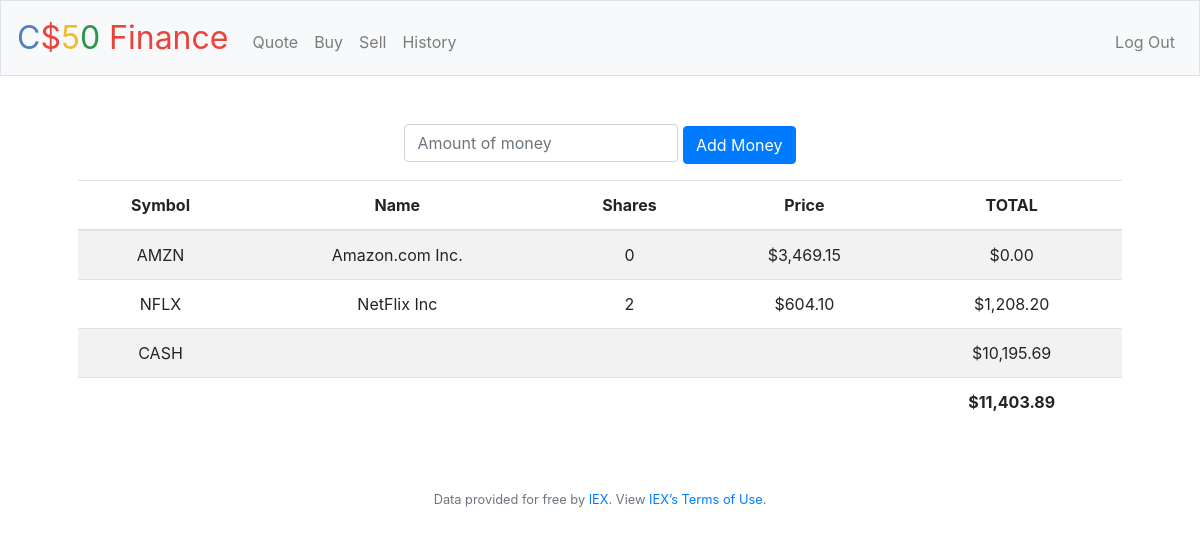
The page / (signed in) on the database its author committed.
### tables this page shows
CREATE TABLE transactions (
 id INTEGER PRIMARY KEY AUTOINCREMENT,
 user_id INTEGER NOT NULL,
 name TEXT NOT NULL,
 shares INTEGER NOT NULL,
 price NUMERIC NOT NULL,
 type TEXT NOT NULL,
 symbol TEXT NOT NULL,
 time TIMESTAMP DEFAULT CURRENT_TIMESTAMP,
 FOREIGN KEY(user_id) REFERENCES users(id)
);

CREATE TABLE users (id INTEGER, username TEXT NOT NULL, hash TEXT NOT NULL, cash NUMERIC NOT NULL DEFAULT 10000.00, PRIMARY KEY(id));

### application.py (the view)
@app.route("/", methods=["GET", "POST"])
@login_required
def index():
    if request.method == "POST":
        user_id = session["user_id"]
        user_cash = db.execute("SELECT cash FROM users WHERE id = ?", user_id)[0]["cash"]
        more_money = int(request.form.get("more_money"))
        if more_money:
            db.execute("UPDATE users SET cash = ? WHERE id = ?", user_cash + more_money, user_id)
        return redirect("/")
    else:
        user_id = session["user_id"]
        user_cash = db.execute("SELECT cash FROM users WHERE id = ?", user_id)[0]["cash"]
        stocks = db.execute("SELECT name, price, symbol, SUM(shares) as totalShares FROM transactions WHERE user_id = ? GROUP BY symbol", user_id)
        total = user_cash
        for stock in stocks:
            total += stock["price"] * stock["totalShares"]
        return render_template("index.html", stocks=stocks, usd=usd, user_cash=user_cash, total=total)

### application.py (called while the page is built)
@app.after_request
def after_request(response):
    response.headers["Cache-Control"] = "no-cache, no-store, must-revalidate"
    response.headers["Expires"] = 0
    response.headers["Pragma"] = "no-cache"
    return response

### helpers.py (called while the page is built)
def login_required(f):
    @wraps(f)
    def decorated_function(*args, **kwargs):
        if session.get("user_id") is None:
            return redirect("/login")
        return f(*args, **kwargs)
    return decorated_function

def usd(value):
    return f"${value:,.2f}"

### templates/index.html (shortened to what this page needs)
{% extends "layout.html" %}
{% block main %}
    <table class="table table-striped">
        <thead>
            <tr>
                <th>Symbol</th>
                <th>Name</th>
                <th>Shares</th>
                <th>Price</th>
                <th>TOTAL</th>
            </tr>
        </thead>
        <tbody>
            {% for stock in stocks %}
                <tr>
                    <td>{{ stock["symbol"] }}</td>
                    <td>{{ stock["name"] }}</td>
                    <td>{{ stock["totalShares"] }}</td>
                    <td>{{ usd(stock["price"]) }}</td>
                    <td>{{ usd(stock["totalShares"] * stock["price"]) }} </td>
                </tr>
            {% endfor %}
            <tr>
                <td>CASH</td>
                <td colspan="3"></td>
                <td>{{ usd(user_cash) }}</td>
            </tr>
        </tbody>
        <tfoot>
            <tr>
                <td colspan="4"></td>
                <td><strong> {{ usd(total) }} </strong></td>
            </tr>
        </tfoot>
        <form action="/" method="post">
            <div class="form-group">
                <input autocomplete="off" autofocus class="form-control" name="more_money" placeholder="Amount of money" type="number">
                <button class="btn btn-primary" type="submit">Add Money</button>
            </div>
        </form>
    </table>
{% endblock %}

### templates/layout.html (shortened to what this page needs)
<!DOCTYPE html>
<html lang="en">
    <head>
        <link rel="stylesheet" href="https://cdn.jsdelivr.net/npm/bootstrap@4.5.3/dist/css/bootstrap.min.css">
        <link href="/static/styles.css" rel="stylesheet">
    </head>
    <body>
        <nav class="navbar navbar-expand-md navbar-light bg-light border">
            <a class="navbar-brand" href="/"><span class="blue">C</span><span class="red">$</span><span class="yellow">5</span><span class="green">0</span> <span class="red">Finance</span></a>
            <div class="collapse navbar-collapse" id="navbar">
                {% if session.user_id %}
                    <ul class="navbar-nav mr-auto mt-2">
                        <li class="nav-item"><a class="nav-link" href="/quote">Quote</a></li>
                        <li class="nav-item"><a class="nav-link" href="/buy">Buy</a></li>
                        <li class="nav-item"><a class="nav-link" href="/sell">Sell</a></li>
                        <li class="nav-item"><a class="nav-link" href="/history">History</a></li>
                    </ul>
                    <ul class="navbar-nav ml-auto mt-2">
                        <li class="nav-item"><a class="nav-link" href="/logout">Log Out</a></li>
                    </ul>
                {% else %}
                    <ul class="navbar-nav ml-auto mt-2">
                        <li class="nav-item"><a class="nav-link" href="/register">Register</a></li>
                        <li class="nav-item"><a class="nav-link" href="/login">Log In</a></li>
                    </ul>
                {% endif %}
            </div>
        </nav>
        <main class="container p-5">
            {% block main %}{% endblock %}
        </main>
        <footer class="small text-center text-muted">
            Data provided for free by <a href="https://iextrading.com/developer">IEX</a>. View <a href="https://iextrading.com/api-exhibit-a/">IEX’s Terms of Use</a>.
        </footer>
    </body>
</html>

### static/styles.css (style rules this page uses)
nav .navbar-brand { font-size: xx-large; }
nav .navbar-brand .blue { color: #537fbe; }
nav .navbar-brand .red { color: #ea433b; }
nav .navbar-brand .yellow { color: #f5b82e; }
nav .navbar-brand .green { color: #2e944b; }
main .form-control { display: inline-block; width: auto; }
main { overflow-x: auto; text-align: center; }

### rows shown on the page
transactions: symbol "AMZN", name "Amazon.com Inc.", totalShares "0", price "$3,469.15", totalShares "$0.00"
transactions: symbol "NFLX", name "NetFlix Inc", totalShares "2", price "$604.10", totalShares "$1,208.20"
users: cash "$10,195.69"

### other values the page prints
{{ usd(total) }} "$11,403.89"
